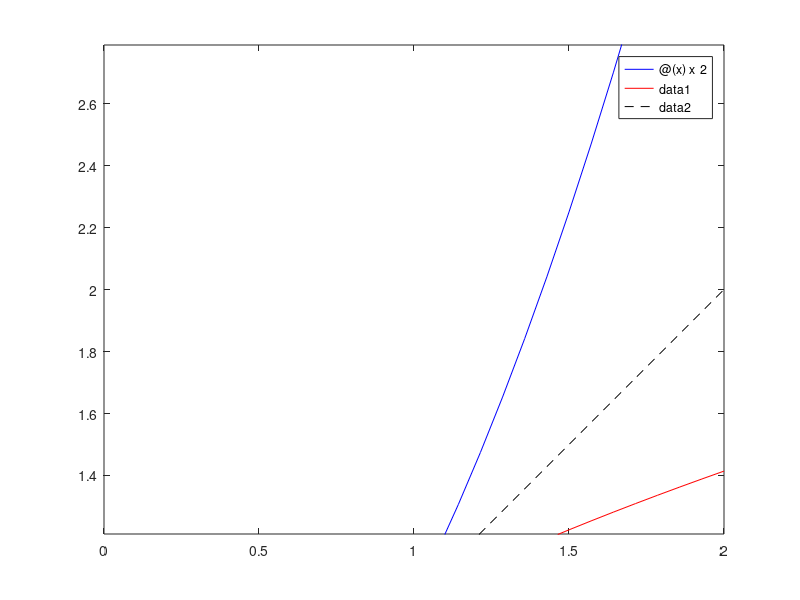

Reproduce this figure in MATLAB.
%% Released Solution

function inversePlot()
    %insert hold and fplot commands here
    % 1st plot: y=x^2 in [0,2], in blue
    fplot(@(x) x^2, [0,2], 'b');
    hold on % to add other plots to this figure
        
    % 2nd plot: the inverse of y=x^2 for positive x is x=sqrt(y),
    % to be plotted in red. The name of the variable of the
    % anonymous function is not important, could be x
    fplot(@(y) sqrt(y), [0,2], 'r');

    % 3rd plot: the diagonal y=x, in black dashed
    fplot(@(x) x, [0,2], 'k--');

	axis equal %this ensure the x and y axis are equally scaled
end